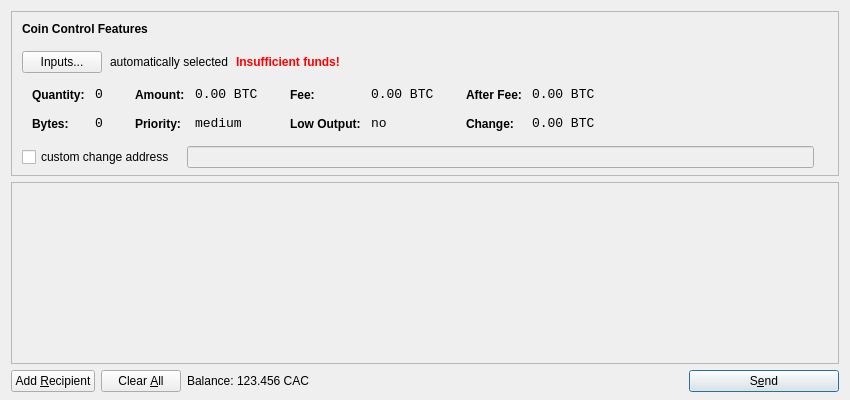
<?xml version="1.0" encoding="UTF-8"?>
<ui version="4.0">
 <class>SendCoinsDialog</class>
 <widget class="QDialog" name="SendCoinsDialog">
  <property name="geometry">
   <rect>
    <x>0</x>
    <y>0</y>
    <width>850</width>
    <height>400</height>
   </rect>
  </property>
  <property name="windowTitle">
   <string>Send Coins</string>
  </property>
  <layout class="QVBoxLayout" name="verticalLayout" stretch="0,1,0">
   <property name="bottomMargin">
    <number>8</number>
   </property>
   <item>
    <widget class="QFrame" name="frameCoinControl">
     <property name="sizePolicy">
      <sizepolicy hsizetype="Expanding" vsizetype="Expanding">
       <horstretch>0</horstretch>
       <verstretch>0</verstretch>
      </sizepolicy>
     </property>
     <property name="maximumSize">
      <size>
       <width>16777215</width>
       <height>16777215</height>
      </size>
     </property>
     <property name="frameShape">
      <enum>QFrame::StyledPanel</enum>
     </property>
     <property name="frameShadow">
      <enum>QFrame::Sunken</enum>
     </property>
     <layout class="QVBoxLayout" name="verticalLayoutCoinControl2">
      <property name="spacing">
       <number>-1</number>
      </property>
      <property name="leftMargin">
       <number>0</number>
      </property>
      <property name="topMargin">
       <number>0</number>
      </property>
      <property name="rightMargin">
       <number>0</number>
      </property>
      <property name="bottomMargin">
       <number>6</number>
      </property>
      <item>
       <layout class="QVBoxLayout" name="verticalLayoutCoinControl" stretch="0,0,0,0,1">
        <property name="spacing">
         <number>0</number>
        </property>
        <property name="leftMargin">
         <number>10</number>
        </property>
        <property name="topMargin">
         <number>10</number>
        </property>
        <item>
         <layout class="QHBoxLayout" name="horizontalLayoutCoinControl1">
          <property name="bottomMargin">
           <number>15</number>
          </property>
          <item>
           <widget class="QLabel" name="labelCoinControlFeatures">
            <property name="sizePolicy">
             <sizepolicy hsizetype="Preferred" vsizetype="Maximum">
              <horstretch>0</horstretch>
              <verstretch>0</verstretch>
             </sizepolicy>
            </property>
            <property name="font">
             <font>
              <weight>75</weight>
              <bold>true</bold>
             </font>
            </property>
            <property name="styleSheet">
             <string notr="true">font-weight:bold;</string>
            </property>
            <property name="text">
             <string>Coin Control Features</string>
            </property>
           </widget>
          </item>
         </layout>
        </item>
        <item>
         <layout class="QHBoxLayout" name="horizontalLayoutCoinControl2" stretch="0,0,0,0">
          <property name="spacing">
           <number>8</number>
          </property>
          <property name="bottomMargin">
           <number>10</number>
          </property>
          <item>
           <widget class="QPushButton" name="pushButtonCoinControl">
            <property name="styleSheet">
             <string notr="true"/>
            </property>
            <property name="text">
             <string>Inputs...</string>
            </property>
           </widget>
          </item>
          <item>
           <widget class="QLabel" name="labelCoinControlAutomaticallySelected">
            <property name="text">
             <string>automatically selected</string>
            </property>
            <property name="margin">
             <number>5</number>
            </property>
           </widget>
          </item>
          <item>
           <widget class="QLabel" name="labelCoinControlInsuffFunds">
            <property name="font">
             <font>
              <weight>75</weight>
              <bold>true</bold>
             </font>
            </property>
            <property name="styleSheet">
             <string notr="true">color:red;font-weight:bold;</string>
            </property>
            <property name="text">
             <string>Insufficient funds!</string>
            </property>
            <property name="margin">
             <number>5</number>
            </property>
           </widget>
          </item>
          <item>
           <spacer name="horizontalSpacerCoinControl">
            <property name="orientation">
             <enum>Qt::Horizontal</enum>
            </property>
            <property name="sizeHint" stdset="0">
             <size>
              <width>40</width>
              <height>1</height>
             </size>
            </property>
           </spacer>
          </item>
         </layout>
        </item>
        <item>
         <widget class="QWidget" name="widgetCoinControl" native="true">
          <property name="sizePolicy">
           <sizepolicy hsizetype="Preferred" vsizetype="Preferred">
            <horstretch>0</horstretch>
            <verstretch>0</verstretch>
           </sizepolicy>
          </property>
          <property name="minimumSize">
           <size>
            <width>0</width>
            <height>0</height>
           </size>
          </property>
          <property name="styleSheet">
           <string notr="true"/>
          </property>
          <layout class="QHBoxLayout" name="horizontalLayoutCoinControl5">
           <property name="margin">
            <number>0</number>
           </property>
           <item>
            <layout class="QHBoxLayout" name="horizontalLayoutCoinControl3" stretch="0,0,0,1">
             <property name="spacing">
              <number>20</number>
             </property>
             <property name="topMargin">
              <number>0</number>
             </property>
             <property name="bottomMargin">
              <number>10</number>
             </property>
             <item>
              <layout class="QFormLayout" name="formLayoutCoinControl1">
               <property name="horizontalSpacing">
                <number>10</number>
               </property>
               <property name="verticalSpacing">
                <number>14</number>
               </property>
               <property name="leftMargin">
                <number>10</number>
               </property>
               <property name="topMargin">
                <number>4</number>
               </property>
               <property name="rightMargin">
                <number>6</number>
               </property>
               <item row="0" column="0">
                <widget class="QLabel" name="labelCoinControlQuantityText">
                 <property name="styleSheet">
                  <string notr="true">font-weight:bold;</string>
                 </property>
                 <property name="text">
                  <string>Quantity:</string>
                 </property>
                 <property name="margin">
                  <number>0</number>
                 </property>
                </widget>
               </item>
               <item row="0" column="1">
                <widget class="QLabel" name="labelCoinControlQuantity">
                 <property name="font">
                  <font>
                   <family>Monospace</family>
                   <pointsize>10</pointsize>
                  </font>
                 </property>
                 <property name="cursor">
                  <cursorShape>IBeamCursor</cursorShape>
                 </property>
                 <property name="contextMenuPolicy">
                  <enum>Qt::ActionsContextMenu</enum>
                 </property>
                 <property name="text">
                  <string notr="true">0</string>
                 </property>
                 <property name="margin">
                  <number>0</number>
                 </property>
                 <property name="textInteractionFlags">
                  <set>Qt::LinksAccessibleByMouse|Qt::TextSelectableByKeyboard|Qt::TextSelectableByMouse</set>
                 </property>
                </widget>
               </item>
               <item row="1" column="0">
                <widget class="QLabel" name="labelCoinControlBytesText">
                 <property name="styleSheet">
                  <string notr="true">font-weight:bold;</string>
                 </property>
                 <property name="text">
                  <string>Bytes:</string>
                 </property>
                </widget>
               </item>
               <item row="1" column="1">
                <widget class="QLabel" name="labelCoinControlBytes">
                 <property name="font">
                  <font>
                   <family>Monospace</family>
                   <pointsize>10</pointsize>
                  </font>
                 </property>
                 <property name="cursor">
                  <cursorShape>IBeamCursor</cursorShape>
                 </property>
                 <property name="contextMenuPolicy">
                  <enum>Qt::ActionsContextMenu</enum>
                 </property>
                 <property name="text">
                  <string notr="true">0</string>
                 </property>
                 <property name="textInteractionFlags">
                  <set>Qt::LinksAccessibleByMouse|Qt::TextSelectableByKeyboard|Qt::TextSelectableByMouse</set>
                 </property>
                </widget>
               </item>
              </layout>
             </item>
             <item>
              <layout class="QFormLayout" name="formLayoutCoinControl2">
               <property name="horizontalSpacing">
                <number>10</number>
               </property>
               <property name="verticalSpacing">
                <number>14</number>
               </property>
               <property name="leftMargin">
                <number>6</number>
               </property>
               <property name="topMargin">
                <number>4</number>
               </property>
               <property name="rightMargin">
                <number>6</number>
               </property>
               <item row="0" column="0">
                <widget class="QLabel" name="labelCoinControlAmountText">
                 <property name="styleSheet">
                  <string notr="true">font-weight:bold;</string>
                 </property>
                 <property name="text">
                  <string>Amount:</string>
                 </property>
                 <property name="margin">
                  <number>0</number>
                 </property>
                </widget>
               </item>
               <item row="0" column="1">
                <widget class="QLabel" name="labelCoinControlAmount">
                 <property name="font">
                  <font>
                   <family>Monospace</family>
                   <pointsize>10</pointsize>
                  </font>
                 </property>
                 <property name="cursor">
                  <cursorShape>IBeamCursor</cursorShape>
                 </property>
                 <property name="contextMenuPolicy">
                  <enum>Qt::ActionsContextMenu</enum>
                 </property>
                 <property name="text">
                  <string notr="true">0.00 BTC</string>
                 </property>
                 <property name="textInteractionFlags">
                  <set>Qt::LinksAccessibleByMouse|Qt::TextSelectableByKeyboard|Qt::TextSelectableByMouse</set>
                 </property>
                </widget>
               </item>
               <item row="1" column="0">
                <widget class="QLabel" name="labelCoinControlPriorityText">
                 <property name="styleSheet">
                  <string notr="true">font-weight:bold;</string>
                 </property>
                 <property name="text">
                  <string>Priority:</string>
                 </property>
                </widget>
               </item>
               <item row="1" column="1">
                <widget class="QLabel" name="labelCoinControlPriority">
                 <property name="font">
                  <font>
                   <family>Monospace</family>
                   <pointsize>10</pointsize>
                  </font>
                 </property>
                 <property name="cursor">
                  <cursorShape>IBeamCursor</cursorShape>
                 </property>
                 <property name="contextMenuPolicy">
                  <enum>Qt::ActionsContextMenu</enum>
                 </property>
                 <property name="text">
                  <string>medium</string>
                 </property>
                 <property name="textInteractionFlags">
                  <set>Qt::LinksAccessibleByMouse|Qt::TextSelectableByKeyboard|Qt::TextSelectableByMouse</set>
                 </property>
                </widget>
               </item>
              </layout>
             </item>
             <item>
              <layout class="QFormLayout" name="formLayoutCoinControl3">
               <property name="horizontalSpacing">
                <number>10</number>
               </property>
               <property name="verticalSpacing">
                <number>14</number>
               </property>
               <property name="leftMargin">
                <number>6</number>
               </property>
               <property name="topMargin">
                <number>4</number>
               </property>
               <property name="rightMargin">
                <number>6</number>
               </property>
               <item row="0" column="0">
                <widget class="QLabel" name="labelCoinControlFeeText">
                 <property name="styleSheet">
                  <string notr="true">font-weight:bold;</string>
                 </property>
                 <property name="text">
                  <string>Fee:</string>
                 </property>
                 <property name="margin">
                  <number>0</number>
                 </property>
                </widget>
               </item>
               <item row="0" column="1">
                <widget class="QLabel" name="labelCoinControlFee">
                 <property name="font">
                  <font>
                   <family>Monospace</family>
                   <pointsize>10</pointsize>
                  </font>
                 </property>
                 <property name="cursor">
                  <cursorShape>IBeamCursor</cursorShape>
                 </property>
                 <property name="contextMenuPolicy">
                  <enum>Qt::ActionsContextMenu</enum>
                 </property>
                 <property name="text">
                  <string notr="true">0.00 BTC</string>
                 </property>
                 <property name="textInteractionFlags">
                  <set>Qt::LinksAccessibleByMouse|Qt::TextSelectableByKeyboard|Qt::TextSelectableByMouse</set>
                 </property>
                </widget>
               </item>
               <item row="1" column="0">
                <widget class="QLabel" name="labelCoinControlLowOutputText">
                 <property name="styleSheet">
                  <string notr="true">font-weight:bold;</string>
                 </property>
                 <property name="text">
                  <string>Low Output:</string>
                 </property>
                </widget>
               </item>
               <item row="1" column="1">
                <widget class="QLabel" name="labelCoinControlLowOutput">
                 <property name="font">
                  <font>
                   <family>Monospace</family>
                   <pointsize>10</pointsize>
                  </font>
                 </property>
                 <property name="cursor">
                  <cursorShape>IBeamCursor</cursorShape>
                 </property>
                 <property name="contextMenuPolicy">
                  <enum>Qt::ActionsContextMenu</enum>
                 </property>
                 <property name="text">
                  <string>no</string>
                 </property>
                 <property name="textInteractionFlags">
                  <set>Qt::LinksAccessibleByMouse|Qt::TextSelectableByKeyboard|Qt::TextSelectableByMouse</set>
                 </property>
                </widget>
               </item>
              </layout>
             </item>
             <item>
              <layout class="QFormLayout" name="formLayoutCoinControl4">
               <property name="horizontalSpacing">
                <number>10</number>
               </property>
               <property name="verticalSpacing">
                <number>14</number>
               </property>
               <property name="leftMargin">
                <number>6</number>
               </property>
               <property name="topMargin">
                <number>4</number>
               </property>
               <property name="rightMargin">
                <number>6</number>
               </property>
               <item row="0" column="0">
                <widget class="QLabel" name="labelCoinControlAfterFeeText">
                 <property name="styleSheet">
                  <string notr="true">font-weight:bold;</string>
                 </property>
                 <property name="text">
                  <string>After Fee:</string>
                 </property>
                 <property name="margin">
                  <number>0</number>
                 </property>
                </widget>
               </item>
               <item row="0" column="1">
                <widget class="QLabel" name="labelCoinControlAfterFee">
                 <property name="font">
                  <font>
                   <family>Monospace</family>
                   <pointsize>10</pointsize>
                  </font>
                 </property>
                 <property name="cursor">
                  <cursorShape>IBeamCursor</cursorShape>
                 </property>
                 <property name="contextMenuPolicy">
                  <enum>Qt::ActionsContextMenu</enum>
                 </property>
                 <property name="text">
                  <string notr="true">0.00 BTC</string>
                 </property>
                 <property name="textInteractionFlags">
                  <set>Qt::LinksAccessibleByMouse|Qt::TextSelectableByKeyboard|Qt::TextSelectableByMouse</set>
                 </property>
                </widget>
               </item>
               <item row="1" column="0">
                <widget class="QLabel" name="labelCoinControlChangeText">
                 <property name="styleSheet">
                  <string notr="true">font-weight:bold;</string>
                 </property>
                 <property name="text">
                  <string>Change:</string>
                 </property>
                </widget>
               </item>
               <item row="1" column="1">
                <widget class="QLabel" name="labelCoinControlChange">
                 <property name="font">
                  <font>
                   <family>Monospace</family>
                   <pointsize>10</pointsize>
                  </font>
                 </property>
                 <property name="cursor">
                  <cursorShape>IBeamCursor</cursorShape>
                 </property>
                 <property name="contextMenuPolicy">
                  <enum>Qt::ActionsContextMenu</enum>
                 </property>
                 <property name="text">
                  <string notr="true">0.00 BTC</string>
                 </property>
                 <property name="textInteractionFlags">
                  <set>Qt::LinksAccessibleByMouse|Qt::TextSelectableByKeyboard|Qt::TextSelectableByMouse</set>
                 </property>
                </widget>
               </item>
              </layout>
             </item>
            </layout>
           </item>
          </layout>
         </widget>
        </item>
        <item>
         <layout class="QHBoxLayout" name="horizontalLayoutCoinControl4" stretch="0,0,0">
          <property name="spacing">
           <number>12</number>
          </property>
          <property name="sizeConstraint">
           <enum>QLayout::SetDefaultConstraint</enum>
          </property>
          <property name="topMargin">
           <number>5</number>
          </property>
          <property name="rightMargin">
           <number>5</number>
          </property>
          <item>
           <widget class="QCheckBox" name="checkBoxCoinControlChange">
            <property name="text">
             <string>custom change address</string>
            </property>
           </widget>
          </item>
          <item>
           <widget class="QLineEdit" name="lineEditCoinControlChange">
            <property name="enabled">
             <bool>false</bool>
            </property>
            <property name="sizePolicy">
             <sizepolicy hsizetype="Expanding" vsizetype="Fixed">
              <horstretch>0</horstretch>
              <verstretch>0</verstretch>
             </sizepolicy>
            </property>
           </widget>
          </item>
          <item>
           <widget class="QLabel" name="labelCoinControlChangeLabel">
            <property name="sizePolicy">
             <sizepolicy hsizetype="Preferred" vsizetype="Expanding">
              <horstretch>0</horstretch>
              <verstretch>0</verstretch>
             </sizepolicy>
            </property>
            <property name="minimumSize">
             <size>
              <width>0</width>
              <height>0</height>
             </size>
            </property>
            <property name="text">
             <string/>
            </property>
            <property name="margin">
             <number>3</number>
            </property>
           </widget>
          </item>
         </layout>
        </item>
        <item>
         <spacer name="verticalSpacerCoinControl">
          <property name="orientation">
           <enum>Qt::Vertical</enum>
          </property>
          <property name="sizeHint" stdset="0">
           <size>
            <width>800</width>
            <height>1</height>
           </size>
          </property>
         </spacer>
        </item>
       </layout>
      </item>
     </layout>
    </widget>
   </item>
   <item>
    <widget class="QScrollArea" name="scrollArea">
     <property name="widgetResizable">
      <bool>true</bool>
     </property>
     <widget class="QWidget" name="scrollAreaWidgetContents">
      <property name="geometry">
       <rect>
        <x>0</x>
        <y>0</y>
        <width>830</width>
        <height>165</height>
       </rect>
      </property>
      <layout class="QVBoxLayout" name="verticalLayout_2">
       <property name="margin">
        <number>0</number>
       </property>
       <item>
        <layout class="QVBoxLayout" name="entries">
         <property name="spacing">
          <number>6</number>
         </property>
        </layout>
       </item>
       <item>
        <spacer name="verticalSpacer">
         <property name="orientation">
          <enum>Qt::Vertical</enum>
         </property>
         <property name="sizeHint" stdset="0">
          <size>
           <width>20</width>
           <height>40</height>
          </size>
         </property>
        </spacer>
       </item>
      </layout>
     </widget>
    </widget>
   </item>
   <item>
    <layout class="QHBoxLayout" name="horizontalLayout">
     <item>
      <widget class="QPushButton" name="addButton">
       <property name="toolTip">
        <string>Send to multiple recipients at once</string>
       </property>
       <property name="text">
        <string>Add &amp;Recipient</string>
       </property>
       <property name="icon">
        <iconset resource="../bitcoin.qrc">
         <normaloff>:/icons/add</normaloff>:/icons/add</iconset>
       </property>
       <property name="autoDefault">
        <bool>false</bool>
       </property>
      </widget>
     </item>
     <item>
      <widget class="QPushButton" name="clearButton">
       <property name="sizePolicy">
        <sizepolicy hsizetype="Minimum" vsizetype="Fixed">
         <horstretch>0</horstretch>
         <verstretch>0</verstretch>
        </sizepolicy>
       </property>
       <property name="toolTip">
        <string>Remove all transaction fields</string>
       </property>
       <property name="text">
        <string>Clear &amp;All</string>
       </property>
       <property name="icon">
        <iconset resource="../bitcoin.qrc">
         <normaloff>:/icons/remove</normaloff>:/icons/remove</iconset>
       </property>
       <property name="autoRepeatDelay">
        <number>300</number>
       </property>
       <property name="autoDefault">
        <bool>false</bool>
       </property>
      </widget>
     </item>
     <item>
      <layout class="QHBoxLayout" name="horizontalLayout_2">
       <property name="spacing">
        <number>3</number>
       </property>
       <item>
        <widget class="QLabel" name="label">
         <property name="text">
          <string>Balance:</string>
         </property>
        </widget>
       </item>
       <item>
        <widget class="QLabel" name="labelBalance">
         <property name="cursor">
          <cursorShape>IBeamCursor</cursorShape>
         </property>
         <property name="text">
          <string>123.456 CAC</string>
         </property>
         <property name="textInteractionFlags">
          <set>Qt::LinksAccessibleByMouse|Qt::TextSelectableByKeyboard|Qt::TextSelectableByMouse</set>
         </property>
        </widget>
       </item>
      </layout>
     </item>
     <item>
      <spacer name="horizontalSpacer">
       <property name="orientation">
        <enum>Qt::Horizontal</enum>
       </property>
       <property name="sizeHint" stdset="0">
        <size>
         <width>40</width>
         <height>20</height>
        </size>
       </property>
      </spacer>
     </item>
     <item>
      <widget class="QPushButton" name="sendButton">
       <property name="minimumSize">
        <size>
         <width>150</width>
         <height>0</height>
        </size>
       </property>
       <property name="toolTip">
        <string>Confirm the send action</string>
       </property>
       <property name="text">
        <string>S&amp;end</string>
       </property>
       <property name="icon">
        <iconset resource="../bitcoin.qrc">
         <normaloff>:/icons/send</normaloff>:/icons/send</iconset>
       </property>
       <property name="default">
        <bool>true</bool>
       </property>
      </widget>
     </item>
    </layout>
   </item>
  </layout>
 </widget>
 <resources>
  <include location="../bitcoin.qrc"/>
 </resources>
 <connections/>
</ui>
